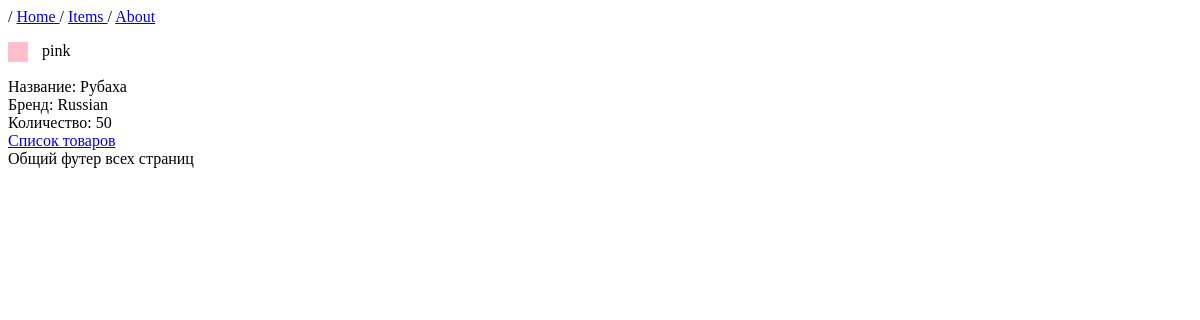
The page /item/5/ on the database its author committed.
### MainApp/models.py (models this page shows)
class Color(models.Model):
   name = models.CharField(max_length=32, unique=True)

class Item(models.Model):
   name  = models.CharField(max_length=100)
   brand = models.CharField(max_length=100)
   count = models.PositiveIntegerField()
   description = models.TextField(max_length=370, default="Базовое описание")
   colors = models.ManyToManyField(to=Color)

### MainApp/views.py (the view)
# urls.py: path('item/<int:number>/', views.item, name='item'),
def item(request, number):
    try:
        item = Item.objects.get(id=number)
        colors = item.colors.all()
    except ObjectDoesNotExist:
        return render(request, "errors.html", """Товар с id ={number} не найден""")
    else:
        context= {
            "item":item,
            "colors":colors }
        return render(request, "item.html", context)

### templates/item.html (shortened to what this page needs)
{% extends 'base.html' %}
{% load static %}
{% block content %}
{{block.super}}
    {% for i in colors  %}
  <ul type="square">  <li >
    <span class="color-marker" style="background-color: {{i.name}};"></span>
    {{i.name}}
  </li>
</ul>
{% endfor %}
     {% if item.count %}
    Название: {{item.name}} <br>Бренд: {{item.brand}}  <br> Количество: {{item.count}} <br>
    <a href="/items">Список товаров</a>
    {% else %}
    товара нет на складе <br>
    <a href="/items">Список товаров</a>
    {% endif %}
{% endblock %}

### static/css/style.css (style rules this page uses)
* { box-sizing: border-box; }
ul { list-style-type: none; padding: 0; }
.color-marker { display: inline-block; width: 20px; height: 20px; margin-right: 10px; vertical-align: middle; }

### rows shown on the page
Color: name "pink"
Item: name "Рубаха", brand "Russian", count "50"
